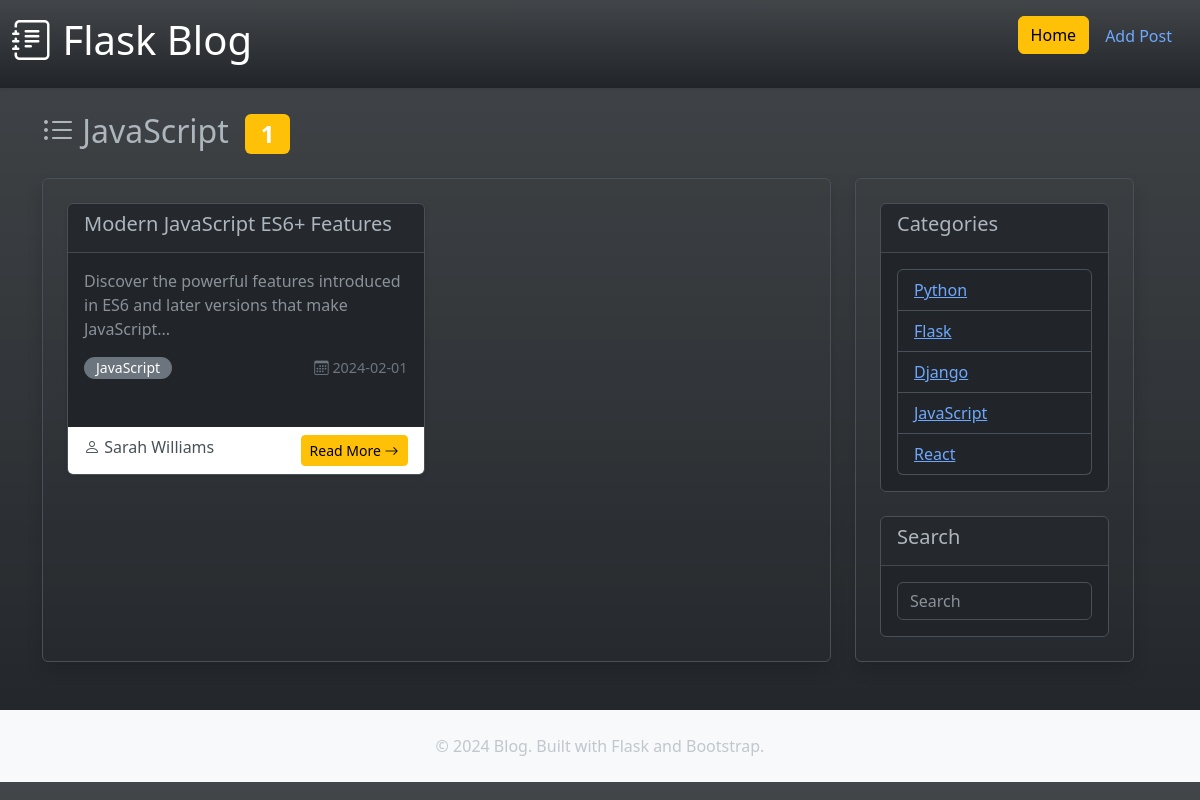
Page /blog/category/JavaScript on the committed database.
### tables this page shows
CREATE TABLE blogs (
            id INTEGER PRIMARY KEY AUTOINCREMENT,
            title TEXT NOT NULL,
            author TEXT NOT NULL,
            date TEXT NOT NULL,
            excerpt TEXT NOT NULL,
            category TEXT NOT NULL
        );

### lesson6.py (the view)
@app.route('/blog/category/<string:category>')
def blog_category(category):
    blogs = get_blogs_by_category(category)
    if not blogs:
        return render_template('404.html'), 404
    return render_template('blogs.html', blogs=blogs, category=category)

### data/db.py (called while the page is built)
def get_db_path():
    current_dir = os.path.dirname(os.path.abspath(__file__))
    return os.path.join(current_dir, 'blog.db')

def get_blogs_by_category(category):
    db_path = get_db_path()
    if not os.path.exists(db_path):
        return []
    conn = sqlite3.connect(db_path)
    conn.row_factory = sqlite3.Row
    cursor = conn.cursor()
    cursor.execute('SELECT * FROM blogs WHERE category = ? ORDER BY id', (category,))
    rows = cursor.fetchall()
    blogs = []
    for row in rows:
        blogs.append({
            'id': row['id'],
            'title': row['title'],
            'author': row['author'],
            'date': row['date'],
            'excerpt': row['excerpt'],
            'category': row['category']
        })
    conn.close()
    return blogs

### templates/blogs.html
{% extends "layout.html" %}
{% block content %}
<div class="row">
    {% for blog in blogs %}
    <div class="col-md-6 col-lg-6 mb-4">
        <div class="card blog-card h-100 border">
            <div class="card-header">
                <h5 class="card-title">{{ blog.title }}</h5>
            </div>
            <div class="card-body">
                 <p class="card-text text-muted">{{ blog.excerpt|truncate(100) }}</p>
                <div class="d-flex justify-content-between align-items-start" style="height: 100%;">
                    <span class="badge bg-secondary blog-category">{{ blog.category }}</span>
                    <span class="blog-date">
                        <i class="bi bi-calendar3"></i> {{ blog.date }}
                    </span>
                </div>
            </div>
            <div class="card-footer bg-white border-top-0 d-flex justify-content-between">
                <p class="blog-author mb-0">
                    <i class="bi bi-person"></i> {{ blog.author }}
                </p>
                <a href="{{ url_for('blog', id=blog.id) }}" class="btn btn-warning btn-sm justify-content-end">
                    Read More <i class="bi bi-arrow-right"></i>
                </a>
            </div>
        </div>
    </div>
    {% endfor %}
</div>
{% endblock %}

### templates/layout.html (shortened to what this page needs)
<!DOCTYPE html>
<html lang="en" data-bs-theme="dark">
<head>
    <link href="https://cdn.jsdelivr.net/npm/bootstrap@5.3.0/dist/css/bootstrap.min.css" rel="stylesheet">
    <link rel="stylesheet" href="https://cdn.jsdelivr.net/npm/bootstrap-icons@1.10.0/font/bootstrap-icons.css">
</head>
<body class="bg-dark bg-gradient">
    <div class="container-fluid shadow-sm bg-dark bg-gradient">
        <header class="d-flex flex-wrap justify-content-center py-3 mb-4"> <a href="/"
                class="d-flex align-items-center mb-3 mb-md-0 me-md-auto link-body-emphasis text-decoration-none">
                <h1>
                    <i class="bi bi-journal-text"></i> Flask Blog
                </h1>
                <ul class="nav nav-pills">
                    <li class="nav-item"><a href="{{ url_for('blogs') }}" class="btn btn-warning" aria-current="page">Home</a></li>
                    <li class="nav-item"><a href="{{ url_for('add_post') }}" class="nav-link">Add Post</a></li>
                </ul>
        </header>
    </div>
    <div class="container">
        <div class="row">
            <div class="col-12">
                <h2 class="mb-4">
                    <i class="bi bi-list-ul"></i> {% if category is defined %} {{ category }} {% else %} All Posts {% endif %}
                    {% if blogs is defined %}
                    <span class="badge bg-warning ms-2">{{ blogs|length }}</span>
                    {% endif %}
                </h2>
            </div>
        </div>
    </div>
    <div class="d-flex container">
        <main class="p-4 shadow rounded border flex-grow-1">
            {% block content %}
            {% endblock %}
        </main>
        <div class="mx-4 w-25 flex-shrink-0">
            <div class="p-4 shadow rounded border">
                <div class="card border">
                    <div class="card-header">
                        <h5 class="card-title">Categories</h5>
                    </div>
                    <div class="card-body">
                        <ul class="list-group">
                            <li class="list-group-item">
                                <a href="{{ url_for('blog_category', category='Python') }}">Python</a>
                            </li>
                            <li class="list-group-item">
                                <a href="{{ url_for('blog_category', category='Flask') }}">Flask</a>
                            </li>
                            <li class="list-group-item">
                                <a href="{{ url_for('blog_category', category='Django') }}">Django</a>
                            </li>
                            <li class="list-group-item">
                                <a href="{{ url_for('blog_category', category='JavaScript') }}">JavaScript</a>
                            </li>
                            <li class="list-group-item">
                                <a href="{{ url_for('blog_category', category='React') }}">React</a>
                            </li>
                        </ul>
                    </div>
                </div>
                <div class="card border mt-4">
                    <div class="card-header">
                        <h5 class="card-title">Search</h5>
                    </div>
                    <div class="card-body">
                        <input type="text" class="form-control" placeholder="Search">
                    </div>
                </div>
            </div>
        </div>
    </div>
    <footer class="mt-5 py-4 bg-light">
        <div class="container text-center">
            <p class="text-muted mb-0">
                &copy; 2024 Blog. Built with Flask and Bootstrap.
            </p>
        </div>
    </footer>
</body>
</html>

### templates/layout.html (style rules this page uses)
.blog-card { transition: transform 0.2s, box-shadow 0.2s; margin-bottom: 2rem; border: none; box-shadow: 0 2px 4px rgba(0, 0, 0, 0.1); }
.blog-category { display: inline-block; padding: 0.25rem 0.75rem; border-radius: 20px; font-size: 0.875rem; font-weight: 500; }
.blog-date { color: #6c757d; font-size: 0.9rem; }
.blog-author { color: #495057; font-weight: 500; }

### rows in the picture
blogs: category "JavaScript", title "Modern JavaScript ES6+ Features", excerpt "Discover the powerful features introduced in ES6 and later versions that make JavaScript...", date "2024-02-01", author "Sarah Williams"

### other values in the picture
{{ blogs|length }} "1"
